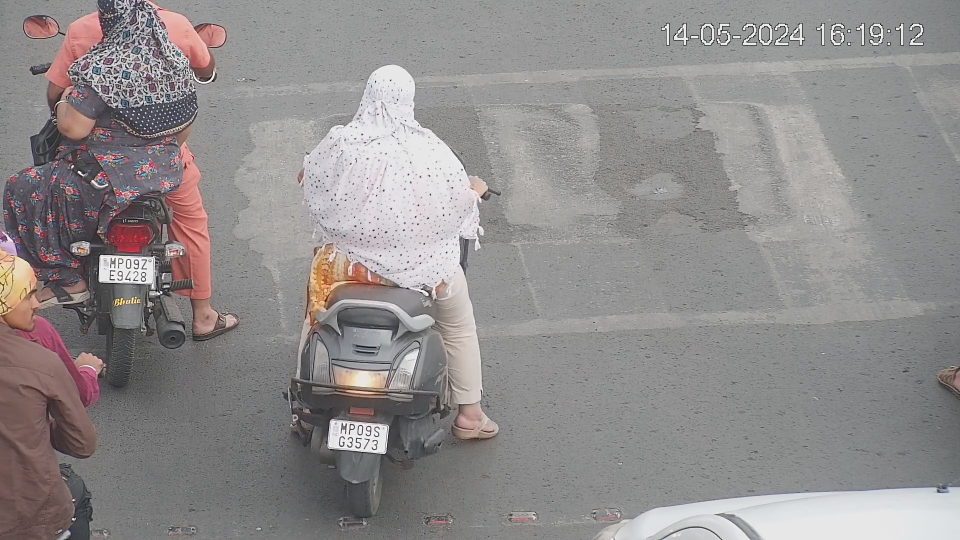
#> input picture images/original_image.png, 1920 x 1080 px (shown at 1/2 size)
$ python main.py
#> lines starting #> are read from the running program, lines starting #| are printed output that depends on the picture; after the words box and inside, x2 and y2 are one past the last pixel; in counts of white or black regions, pixels touching at a corner belong together
import cv2 as cv

org_img = cv.imread('images/original_image.png')
#> org_img is the input picture: shape (1080, 1920, 3); mean B, G, R 140.1, 140.3, 144.2
mask_img = cv.imread('images/masked_image.png', cv.IMREAD_GRAYSCALE)
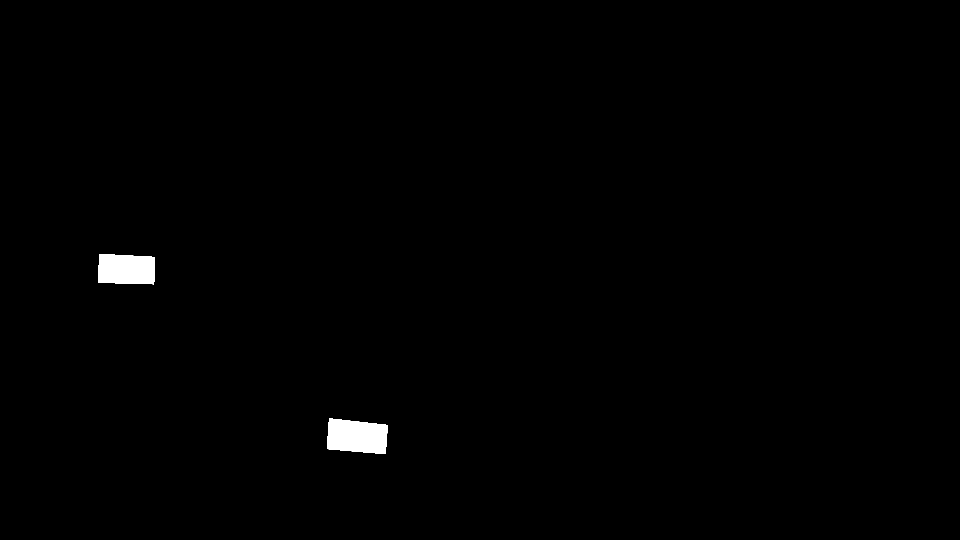
#> input picture images/masked_image.png, 1920 x 1080 px (shown at 1/2 size)
#> mask_img: shape (1080, 1920); 0.65% white; 2 white regions

masked = cv.bitwise_and(org_img,org_img, mask=mask_img)
resize_mask = cv.resize(masked, (500,500))
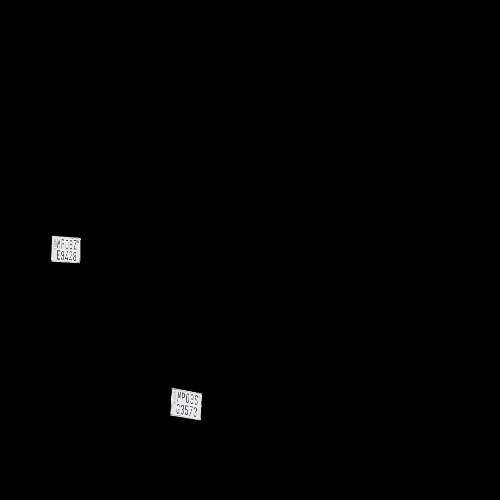
#> resize_mask: shape (500, 500, 3); mean B, G, R 1.3, 1.3, 1.3

contours, _ = cv.findContours(mask_img, cv.RETR_EXTERNAL, cv.CHAIN_APPROX_SIMPLE)
#> contours = 2 contours; box (x1, y1, x2, y2) and area: (654, 837, 776, 908) 6942, (196, 508, 310, 569) 6138

for i, contour in enumerate(contours):
    x, y, w, h = cv.boundingRect(contour)
    cropped_object = org_img[y:y+h, x:x+w]
    cropped_resized = cv.resize(cropped_object, (200, 200))
    cv.imshow(f"Cropped Object {i+1}", cropped_resized)
#> this loop made 2 passes
#> (x, y, w, h) on passes 1 to 2: (654, 837, 122, 71), (196, 508, 114, 61)
#> pass 1, `cropped_object = org_img[y:y+h, x:x+w]`:
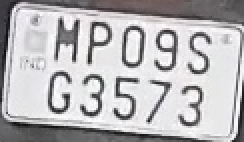
#> cropped_object: shape (71, 122, 3) (shown 2 times larger); mean B, G, R 183.7, 181.8, 183.3
#> pass 1, `cropped_resized = cv.resize(cropped_object, (200, 200))`:
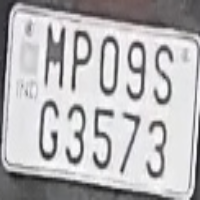
#> cropped_resized: shape (200, 200, 3); mean B, G, R 183.6, 181.7, 183.1
#> pass 2, `cropped_object = org_img[y:y+h, x:x+w]`:
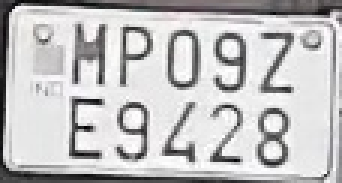
#> cropped_object: shape (61, 114, 3) (shown 3 times larger); mean B, G, R 192.2, 191.8, 192.6
#> pass 2, `cropped_resized = cv.resize(cropped_object, (200, 200))`:
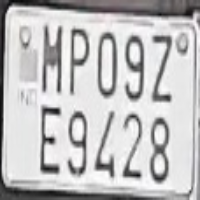
#> cropped_resized: shape (200, 200, 3); mean B, G, R 192.1, 191.7, 192.5

cv.imshow("Mask Applied to Image", resize_mask)

cv.waitKey(0)
cv.destroyAllWindows()
